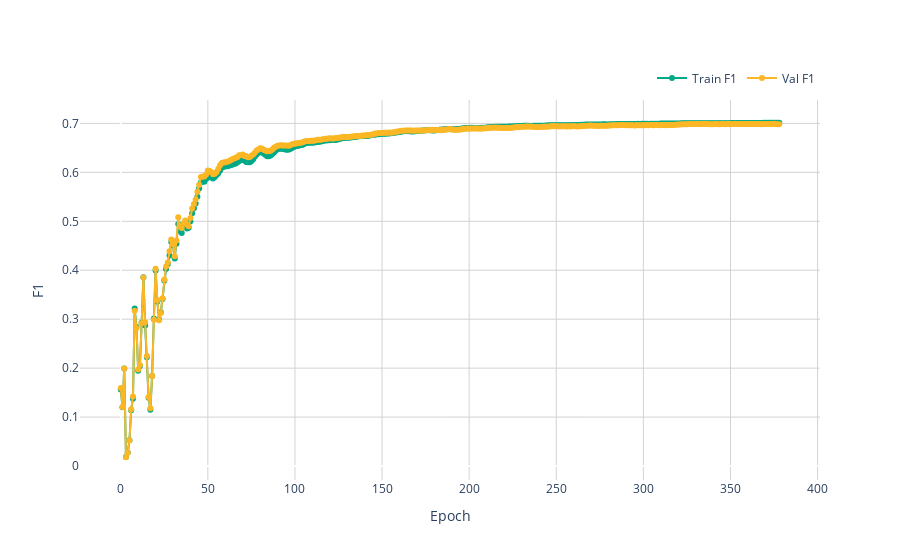

Notebook code cell kept with this figure:
### Code cell
model_gat = train_es(model, optimizer, graph, scheduler=scheduler, num_epochs=400)

### Figure 1 — Plotly figure (JSON) as saved in the notebook; plotly's stock layout.template omitted (floating-point values rounded to 4 significant figures; data arrays with more than 128 entries replaced by an {"elided": "..."} marker saying what was removed)
{"data": [{"line": {"color": "#00aa88"}, "mode": "lines+markers", "name": "Train F1", "type": "scatter", "y": {"elided": "379 float values"}}, {"line": {"color": "#fbb725"}, "mode": "lines+markers", "name": "Val F1", "type": "scatter", "y": {"elided": "379 float values"}}], "layout": {"legend": {"orientation": "h", "x": 1, "xanchor": "right", "y": 1.02, "yanchor": "bottom"}, "plot_bgcolor": "white", "xaxis": {"gridcolor": "lightgray", "showgrid": true, "title": {"text": "Epoch"}}, "yaxis": {"gridcolor": "lightgray", "showgrid": true, "title": {"text": "F1"}}}}
